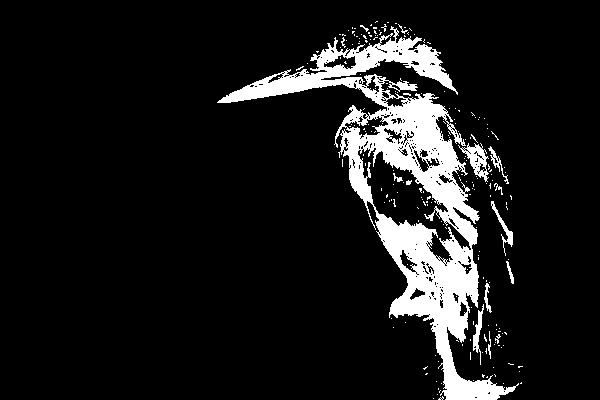
#> input picture logika-operator/vanilla/and/binary_1.jpg, 600 x 400 px
$ python logika-operator-and.py
#> lines starting #> are read from the running program, lines starting #| are printed output that depends on the picture
from PIL import Image

# Isi nama citra yang akan diproses
namaImage1 = 'binary_1.jpg'
namaImage2 = 'binary_2.jpg'

# Buka dua citra yang akan diproses
image1 = Image.open(namaImage1).convert("RGB")
image2 = Image.open(namaImage2).convert("RGB")
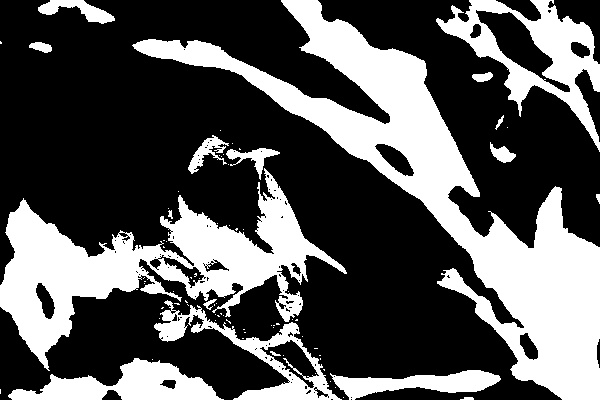
#> input picture logika-operator/vanilla/and/binary_2.jpg, 600 x 400 px

# Tampilkan gambar awal
image1.show()
image2.show()

# Mendapatkan ukuran gambar
lebar1, tinggi1 = image1.size
#> lebar1 = 600; tinggi1 = 400
lebar2, tinggi2 = image2.size
#> lebar2 = 600; tinggi2 = 400

# Menyesuaikan ukuran gambar agar sama
lebar = min(lebar1, lebar2)
#> lebar = 600
tinggi = min(tinggi1, tinggi2)
#> tinggi = 400

image1 = image1.resize((lebar, tinggi))
image2 = image2.resize((lebar, tinggi))

width, height = image1.size
#> width = 600; height = 400
hasil_gambar = Image.new("RGB", (width, height))
#> hasil_gambar: PIL image 600x400 RGB; every value is 0

for x in range(width):
    for y in range(height):
        pixel1 = image1.getpixel((x, y))
        pixel2 = image2.getpixel((x, y))

        # Operasi logika AND
        r = pixel1[0] & pixel2[0]
        g = pixel1[1] & pixel2[1]
        b = pixel1[2] & pixel2[2]

        hasil_gambar.putpixel((x, y), (r, g, b))
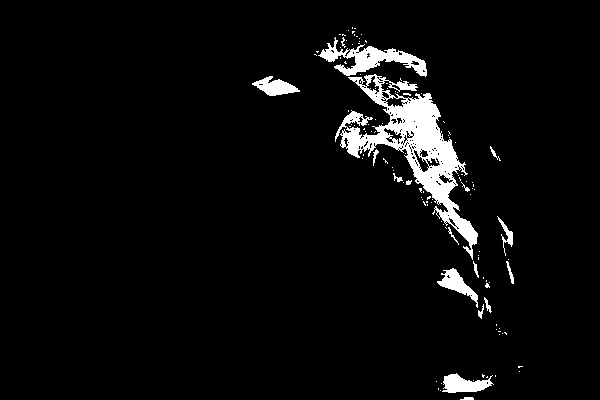
#> hasil_gambar: PIL image 600x400 RGB; min 0, max 255, mean 11.4

# Simpan hasil gambar
hasil_gambar.save("operator_and_" + namaImage1 + '_' + namaImage2)

# Tampilkan gambar hasil
hasil_gambar.show()
